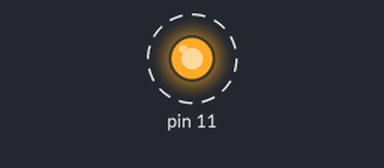
A program run on a simulated Raspberry Pi (header pin numbers). Shown: output pins drawn as LEDs (lit = HIGH). Dashed ring = blinking.

Above: at 0.5 s.
Timing chart, 0 to 4.6 s (numbered marks = the images above):
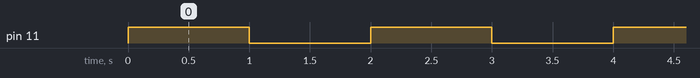

Measured:
- by itself, pin 11: alternates HIGH for 1.0 s and LOW for 1.0 s

The program:

single_led_blink.py
```python
# single_led_blink.py
# Author: Darrell Little
# Version: 0.1
# Date: 02/28/2015
# This simple program sets up GPIO pin 11 as OUT 3.3V
# Then inside a loop, turns on GPIO pin 11 (True)
# Waits 1 second and turns off GPIO pin 11 (False)
# Since the GPIO requires Admin permission, you have to use sudo
# To run the program, type sudo python single_led_blink.py
# To stop the program, type Control-C
import RPi.GPIO as GPIO
import time

GPIO.setwarnings(False)
GPIO.setmode(GPIO.BOARD)
GPIO.setup(11, GPIO.OUT)

while True:
    GPIO.output(11, True)
    time.sleep(1)
    GPIO.output(11, False)
    time.sleep(1)
```
